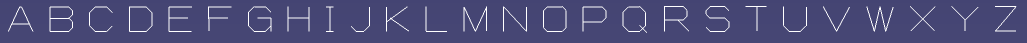
#> input picture font_yolo_trial/source_alphabet.png, 2053 x 85 px (shown at 1/2 size); its folder holds only this picture in this run
$ python prepare.py --source source_alphabet.png
#> lines starting #> are read from the running program, lines starting #| are printed output that depends on the picture; after the words box and inside, x2 and y2 are one past the last pixel; in counts of white or black regions, pixels touching at a corner belong together
"""Build a small, reproducible same-template CAD alphabet experiment."""

import argparse
import hashlib
import json
from pathlib import Path
import shutil
import string

import cv2
import numpy as np


LETTERS = string.ascii_uppercase
SPLITS = {"train": (312, 20261016), "val": (52, 20261017), "test": (78, 20261018)}
MIXED_SPLITS = {"train": (416, 20261116), "val": (78, 20261117), "test": (104, 20261118)}
ALPHANUMERIC_SPLITS = {"train": (520, 20261216), "val": (104, 20261217), "test": (130, 20261218)}
PUNCTUATION = ":-/.'"
PUNCTUATION_SPLITS = {"train": (624, 20261316), "val": (104, 20261317), "test": (130, 20261318)}
GLYPH_FILENAMES = dict(zip(PUNCTUATION, ("colon", "hyphen", "slash", "period", "apostrophe")))
SIZE = 384


def read_image(path):
    image = cv2.imdecode(np.fromfile(path, dtype=np.uint8), cv2.IMREAD_COLOR)
#> image is the input picture: shape (85, 2053, 3); mean B, G, R 121.3, 76.9, 76.9
    if image is None:
        raise ValueError(f"Cannot read image: {path}")
    return image


def write_image(path, image):
    success, encoded = cv2.imencode(".png", image)
    if not success:
        raise ValueError(f"Cannot encode image: {path}")
    path.parent.mkdir(parents=True, exist_ok=True)
    encoded.tofile(path)
    return hashlib.sha256(encoded.tobytes()).hexdigest()


def extract_glyphs(source, output, letters=LETTERS, class_offset=0, reference_char=None):
    image = read_image(source)
    white = (np.ptp(image.astype(np.int16), axis=2) < 15) & (image.mean(2) > 150)
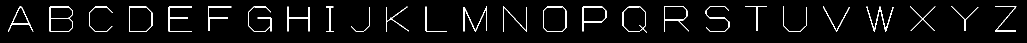
#> white: shape (85, 2053) bool (shown at 1/2 size); 4.1% white in thin lines or dots, all inside (x1, y1, x2, y2) = (16, 12, 2033, 66)
    columns = white.any(axis=0)
    edges = np.flatnonzero(np.diff(np.r_[False, columns, False].astype(np.int8)))
#> edges = 52 values from 16 to 2033
    spans = edges.reshape(-1, 2)
#> spans = 26 pairs, first value 16 to 1990, second value 67 to 2033
    if len(spans) != len(letters):
        raise ValueError(f"Expected {len(letters)} separate glyphs, found {len(spans)}")
    ref_index = letters.index(reference_char or ("0" if letters.isdigit() else ("H" if letters.isupper() else "h")))
    ref_left, ref_right = spans[ref_index]
#> ref_left = 575; ref_right = 619
    ref_ys = np.where(white[:, ref_left:ref_right])[0]
#> ref_ys = 278 values from 13 to 62
    baseline = int(ref_ys.max()) + 1
#> baseline = 63
    reference_height = baseline - int(ref_ys.min())
#> reference_height = 50
    background = np.median(image[~white], axis=0).astype(np.float32)
#> background = [116, 69, 69]
    alpha = np.clip(((image.astype(np.float32) - background) / (255 - background)).mean(2), 0, 1)
    alpha[alpha < 0.025] = 0
    glyphs, boxes = [], []
    for index, (letter, (left, right)) in enumerate(zip(letters, spans)):
        left, right = max(0, int(left) - 1), min(image.shape[1], int(right) + 1)
        ys, xs = np.where(alpha[:, left:right] > 0.04)
        top, bottom = max(0, int(ys.min()) - 1), min(image.shape[0], int(ys.max()) + 2)
        glyph = alpha[top:bottom, left:right].copy()
        glyphs.append({"alpha": glyph, "char": letter, "reference_height": reference_height,
                       "top_from_baseline": top - baseline})
        rgba = np.full((*glyph.shape, 4), 255, dtype=np.uint8)
        rgba[:, :, 3] = np.rint(glyph * 255).astype(np.uint8)
        filename = GLYPH_FILENAMES.get(letter, letter)
        write_image(output / "glyphs" / f"{class_offset + index:02d}_{filename}.png", rgba)
        boxes.append({"char": letter, "class_id": class_offset + index, "bbox_xyxy": [left, top, right, bottom],
                      "reference_char": letters[ref_index], "reference_height": reference_height,
                      "source_baseline_y": baseline, "normalized_crop_width": (right - left) / reference_height,
                      "normalized_top_from_baseline": (top - baseline) / reference_height,
                      "normalized_bottom_from_baseline": (bottom - baseline) / reference_height})
#> this loop made 26 passes
#> (letter, left, right, top, bottom, filename) on passes 1 to 12: ('A', 15, 68, 12, 64, 'A'), ('B', 98, 147, 12, 65, 'B'), ('C', 177, 226, 12, 65, 'C'), ('D', 257, 306, 12, 65, 'D'), ('E', 336, 385, 12, 65, 'E'), ('F', 415, 464, 12, 63, 'F'), ('G', 495, 544, 12, 65, 'G'), ('H', 574, 620, 12, 64, 'H'), ('I', 651, 668, 12, 65, 'I'), ('J', 701, 741, 13, 65, 'J'), ('K', 771, 819, 12, 64, 'K'), ('L', 850, 895, 12, 65, 'L')
#> pass 1, in extract_glyphs, `glyph = alpha[top:bottom, left:right].copy()`:
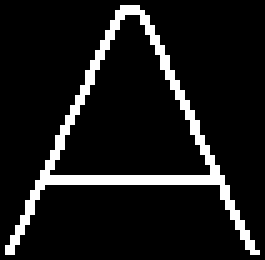
#> glyph: shape (52, 53) float32 (shown 5 times larger); values 0 (black) and 1 (white), 9.8% white in thin lines or dots
#> after the loop, boxes = 26 items; glyphs = 26 items
    return glyphs, boxes


def resize_glyph(glyph, cap_height, thickness):
    scale = cap_height / glyph["reference_height"]
    height, width = (max(2, round(value * scale)) for value in glyph["alpha"].shape)
    alpha = cv2.resize(glyph["alpha"], (width, height), interpolation=cv2.INTER_LINEAR)
    if thickness == 2:
        alpha = cv2.dilate(alpha, np.ones((2, 2), dtype=np.uint8))
    return alpha, round(glyph["top_from_baseline"] * scale)


def paste_glyph(image, alpha, x, y, foreground, class_id, row, char):
    height, width = alpha.shape
    patch = image[y:y + height, x:x + width]
    assert patch.shape[:2] == alpha.shape
    patch[:] = np.rint(patch * (1 - alpha[:, :, None]) + foreground * alpha[:, :, None]).astype(np.uint8)
    ys, xs = np.where(alpha > 0.06)
    box = [int(x + xs.min()), int(y + ys.min()), int(x + xs.max() + 1), int(y + ys.max() + 1)]
    if char in PUNCTUATION:
        # Ultralytics augmentation discards boxes with a side <=2px, even without a warp.
        for axis, limit in enumerate((image.shape[1], image.shape[0])):
            if box[axis + 2] - box[axis] < 4:
                start = max(0, min((box[axis] + box[axis + 2] - 4) // 2, limit - 4))
                box[axis], box[axis + 2] = start, start + 4
    return {"class_id": int(class_id), "char": char, "row": int(row), "bbox_xyxy": box}


def make_scene(glyphs, rng, blank=False):
    palettes = [(27, 31, 35), (105, 78, 75), (238, 241, 244), (225, 221, 213)]
    background = np.clip(np.array(palettes[int(rng.integers(len(palettes)))]) + rng.integers(-12, 13, 3), 0, 255)
    image = np.empty((SIZE, SIZE, 3), dtype=np.uint8)
    image[:] = background
    light = background.mean() > 150
    foreground = np.full(3, int(rng.integers(12, 48) if light else rng.integers(222, 256)))
    if len(glyphs) >= 62 and rng.random() < 0.25:
        background[:] = 255 if light else 0
        image[:] = background
        foreground[:] = 0 if light else 255
    clutter = tuple(int(v) for v in np.clip(background + (-1 if light else 1) * rng.integers(25, 85), 0, 255))
    for _ in range(int(rng.integers(1, 9))):
        start, end = rng.integers(0, SIZE, (2, 2)).tolist()
        cv2.line(image, start, end, clutter, 1, cv2.LINE_AA)
    for _ in range(int(rng.integers(0, 4))):
        center = tuple(int(v) for v in rng.integers(0, SIZE, 2))
        cv2.circle(image, center, int(rng.integers(8, 65)), clutter, 1, cv2.LINE_AA)
    objects = []
    if blank:
        return image, objects
    large = len(glyphs) >= 62 and rng.random() < 0.25
    rows = int(rng.integers(1, 3) if large else rng.integers(3, 5))
    band = (SIZE - 24) / rows
    for row in range(rows):
        count = int(rng.integers(2, 5) if large else rng.integers(5, 8))
        mode = int(rng.integers(0, 3)) if len(glyphs) == 52 else 0
        low, high = (0, len(glyphs)) if mode == 0 else ((0, 26) if mode == 1 else (26, 52))
        if len(glyphs) >= 62:
            mode = int(rng.integers(20))
            low, high = (0, 62) if mode < 14 else ((0, 52) if mode < 19 else (52, 62))
        classes = rng.integers(low, high, count)
        if len(glyphs) == 67:
            # Small punctuation needs enough positive examples alongside letters.
            positions = rng.choice(count, 1 + int(rng.random() < .4), replace=False)
            classes[positions] = rng.integers(62, 67, len(positions))
        if len(glyphs) >= 62:
            gaps = rng.integers(-2, 2 if rng.random() < 0.35 else 9, count - 1)
        else:
            gaps = rng.integers(0, 11, count - 1)
        if rng.random() < 0.4:
            gaps[int(rng.integers(count - 1))] += int(rng.integers(6, 14))
        height = int(rng.integers(60, 111) if large else rng.integers(26, 59))
        thickness = int(rng.integers(1, 3))
        while True:
            letters = [resize_glyph(glyphs[index], height, thickness) for index in classes]
            width = sum(alpha.shape[1] for alpha, offset in letters) + int(gaps.sum())
            if width <= SIZE - 24:
                break
            height -= 1
        assert height >= 26
        x = int(rng.integers(12, SIZE - width - 11))
        top = min(offset for alpha, offset in letters)
        bottom = max(offset + alpha.shape[0] for alpha, offset in letters)
        baseline = int(12 + row * band + rng.integers(0, max(1, int(band - (bottom - top) - 4)))) - top
        for index, (class_id, (alpha, offset)) in enumerate(zip(classes, letters)):
            objects.append(paste_glyph(image, alpha, x, baseline + offset, foreground, class_id, row, glyphs[class_id]["char"]))
            x += alpha.shape[1] + (int(gaps[index]) if index < count - 1 else 0)
    return image, objects


def yolo_labels(objects, width, height, class_count):
    lines = []
    for item in objects:
        x1, y1, x2, y2 = item["bbox_xyxy"]
        assert 0 <= x1 < x2 <= width and 0 <= y1 < y2 <= height
        values = [(x1 + x2) / (2 * width), (y1 + y2) / (2 * height), (x2 - x1) / width, (y2 - y1) / height]
        assert 0 <= item["class_id"] < class_count and all(0 < value <= 1 for value in values)
        lines.append(f"{item['class_id']} " + " ".join(f"{value:.8f}" for value in values))
    return "\n".join(lines) + ("\n" if lines else "")


def draw_preview(image, objects):
    preview = image.copy()
    for item in objects:
        x1, y1, x2, y2 = item["bbox_xyxy"]
        cv2.rectangle(preview, (x1, y1), (x2 - 1, y2 - 1), (0, 155, 255), 1)
        cv2.putText(preview, item["char"], (x1, max(10, y1 - 2)), cv2.FONT_HERSHEY_SIMPLEX, 0.3, (0, 155, 255), 1)
    return cv2.resize(preview, (256, 256), interpolation=cv2.INTER_AREA)


def make_demo(glyphs, output):
    names = "".join(glyph["char"] for glyph in glyphs)
    texts = ["Spline", "FLEECE TAPE", "ColdMelt", "splice point"] if len(glyphs) == 52 else ["SPLINE", "FLEECE TAPE", "COLDMELT", "SPLICE POINT"]
    if len(glyphs) == 62:
        texts = ["Abc123", "FLEECE TAPE", "xY789", "456O0lI1"]
    elif len(glyphs) == 67:
        texts = ["PNO:SA-C8D", "A/B.12'", "xY-789", "0O:lI1."]
    backgrounds = [(105, 78, 75), (28, 32, 38), (240, 242, 245), (105, 78, 75)]
    image = np.zeros((384, 640, 3), dtype=np.uint8)
    objects, rows = [], []
    for row, (text, background) in enumerate(zip(texts, backgrounds)):
        image[row * 96:(row + 1) * 96] = background
        foreground = np.full(3, 20 if sum(background) > 450 else 250)
        letters = [None if char == " " else resize_glyph(glyphs[names.index(char)], 44, 1 + row % 2) for char in text]
        width = sum(23 if letter is None else letter[0].shape[1] + 3 for letter in letters) - 3
        x, baseline = (640 - width) // 2, row * 96 + 70
        row_objects = []
        for char, letter in zip(text, letters):
            if letter is None:
                x += 23
                continue
            alpha, offset = letter
            item = paste_glyph(image, alpha, x, baseline + offset, foreground, names.index(char), row, char)
            row_objects.append(item)
            objects.append(item)
            x += alpha.shape[1] + 3
        rows.append({"row": row, "text": text, "bbox_xyxy": [min(o["bbox_xyxy"][0] for o in row_objects), min(o["bbox_xyxy"][1] for o in row_objects), max(o["bbox_xyxy"][2] for o in row_objects), max(o["bbox_xyxy"][3] for o in row_objects)]})
    write_image(output / "demo_spline.png", image)
    yolo_labels(objects, 640, 384, len(glyphs))
    truth = {"image": "demo_spline.png", "width": 640, "height": 384, "rows": rows, "objects": objects,
             "evaluation_scope": "Synthetic demonstration using the same source glyph templates as training; not an independent real-world test."}
    (output / "demo_truth.json").write_text(json.dumps(truth, indent=2), encoding="utf-8")


def prepare(source, output, lower_source=None, digit_source=None, punctuation_source=None):
    output.mkdir(parents=True, exist_ok=True)
    glyphs, boxes = extract_glyphs(source, output)
#> glyphs = 26 items; boxes = 26 items
    source_copy = output / "source_alphabet.png"
    if source.resolve() != source_copy.resolve():
        shutil.copy2(source, source_copy)
    sources = [{"path": str(source.resolve()), "copy": source_copy.name,
                "sha256": hashlib.sha256(source.read_bytes()).hexdigest(), "classes": list(LETTERS)}]
    if lower_source:
        lower_glyphs, lower_boxes = extract_glyphs(lower_source, output, string.ascii_lowercase, 26)
        glyphs.extend(lower_glyphs)
        boxes.extend(lower_boxes)
        lower_copy = output / "source_lowercase.png"
        if lower_source.resolve() != lower_copy.resolve():
            shutil.copy2(lower_source, lower_copy)
        sources.append({"path": str(lower_source.resolve()), "copy": lower_copy.name,
                        "sha256": hashlib.sha256(lower_source.read_bytes()).hexdigest(), "classes": list(string.ascii_lowercase)})
    if digit_source:
        if not lower_source:
            raise ValueError("Digit training requires --lower-source for the 62-class alphabet")
        digit_glyphs, digit_boxes = extract_glyphs(digit_source, output, string.digits, 52)
        glyphs.extend(digit_glyphs)
        boxes.extend(digit_boxes)
        digit_copy = output / "source_digits.png"
        if digit_source.resolve() != digit_copy.resolve():
            shutil.copy2(digit_source, digit_copy)
        sources.append({"path": str(digit_source.resolve()), "copy": digit_copy.name,
                        "sha256": hashlib.sha256(digit_source.read_bytes()).hexdigest(), "classes": list(string.digits)})
    if punctuation_source:
        if not digit_source:
            raise ValueError("Punctuation training requires both alphabet cases and digits")
        punctuation_glyphs, punctuation_boxes = extract_glyphs(
            punctuation_source, output, PUNCTUATION, 62, reference_char="/")
        glyphs.extend(punctuation_glyphs)
        boxes.extend(punctuation_boxes)
        punctuation_copy = output / "source_punctuation.png"
        if punctuation_source.resolve() != punctuation_copy.resolve():
            shutil.copy2(punctuation_source, punctuation_copy)
        sources.append({"path": str(punctuation_source.resolve()), "copy": punctuation_copy.name,
                        "sha256": hashlib.sha256(punctuation_source.read_bytes()).hexdigest(),
                        "classes": list(PUNCTUATION)})
    names = [glyph["char"] for glyph in glyphs]
#> names = 26 items, first 6: 'A', 'B', 'C', 'D', 'E', 'F'
    assert len(names) == len(set(names)) == (67 if punctuation_source else (62 if digit_source else (52 if lower_source else 26)))
    splits = PUNCTUATION_SPLITS if punctuation_source else (ALPHANUMERIC_SPLITS if digit_source else (MIXED_SPLITS if lower_source else SPLITS))
    all_hashes, split_info, previews = set(), {}, []
    for split, (count, seed) in splits.items():
        rng = np.random.default_rng(seed)
        image_dir, label_dir = output / "images" / split, output / "labels" / split
        image_dir.mkdir(parents=True, exist_ok=True)
        label_dir.mkdir(parents=True, exist_ok=True)
        blank_indices = set(rng.choice(count, round(count * 0.1), replace=False).tolist())
        class_counts = np.zeros(len(glyphs), dtype=int)
        hashes = []
        for index in range(count):
            image, objects = make_scene(glyphs, rng, index in blank_indices)
            name = f"{split}_{index:04d}"
            digest = write_image(image_dir / f"{name}.png", image)
            assert digest not in all_hashes, "Duplicate scene across train/validation/test"
            all_hashes.add(digest)
            hashes.append(digest)
            label_text = yolo_labels(objects, SIZE, SIZE, len(glyphs))
            (label_dir / f"{name}.txt").write_text(label_text, encoding="utf-8")
            for item in objects:
                class_counts[item["class_id"]] += 1
            if split == "train" and len(previews) < 8:
                previews.append(draw_preview(image, objects))
        assert (class_counts > 0).all(), f"Missing classes in {split}"
        split_info[split] = {"images": count, "negative_images": len(blank_indices), "seed": seed,
                             "objects": int(class_counts.sum()), "class_counts": dict(zip(names, class_counts.tolist())),
                             "image_sha256": hashes}
#> this loop made 3 passes
#> pass 1, in paste_glyph (call 5), `patch = image[y:y + height, x:x + width]`:
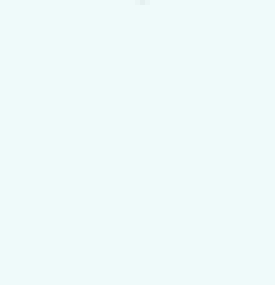
#> patch: shape (57, 55, 3) (shown 5 times larger); mean of channels 0, 1, 2 250, 250, 239; drawn as B, G, R
#> after the loop:
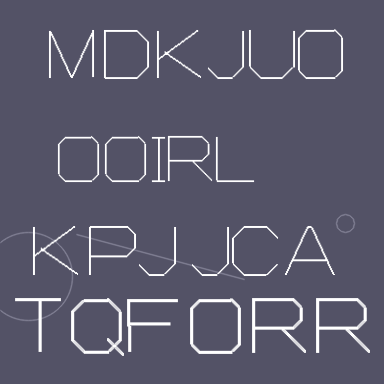
#> image: shape (384, 384, 3); mean of channels 0, 1, 2 109.3, 90.2, 91.2; drawn as B, G, R
    sheet = np.concatenate([np.concatenate(previews[:4], axis=1), np.concatenate(previews[4:8], axis=1)], axis=0)
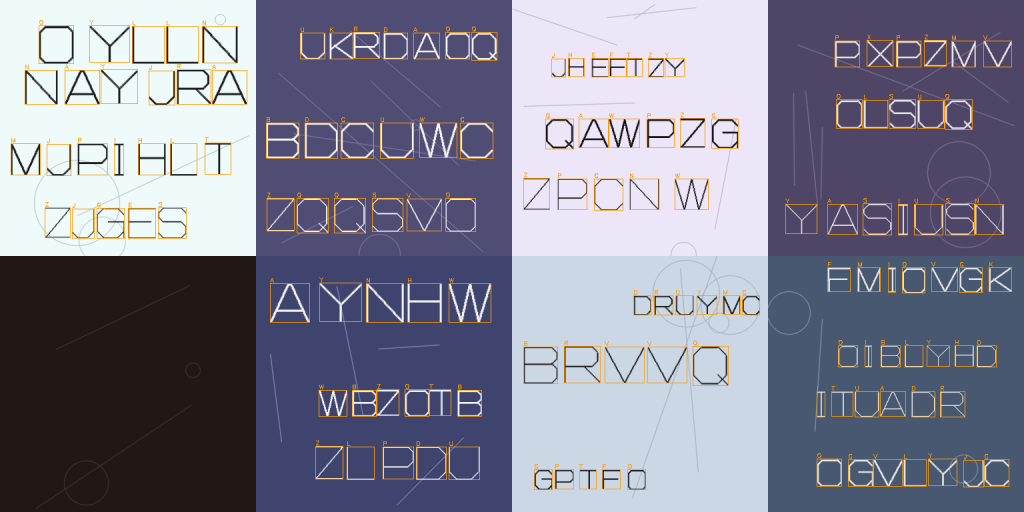
#> sheet: shape (512, 1024, 3); mean of channels 0, 1, 2 145, 128.3, 128.5; drawn as B, G, R
    write_image(output / "dataset_preview.png", sheet)
    make_demo(glyphs, output)
#> the loop in make_demo, `for row, (text, background) in enumerate(zip(texts, backgrounds)):` made 4 passes
#> (text, background) on passes 1 to 4: ('SPLINE', (105, 78, 75)), ('FLEECE TAPE', (28, 32, 38)), ('COLDMELT', (240, 242, 245)), ('SPLICE POINT', (105, 78, 75))
#> pass 1, in resize_glyph (call 13769), `alpha = cv2.resize(glyph["alpha"], (width, height), interpolation=cv2...`:
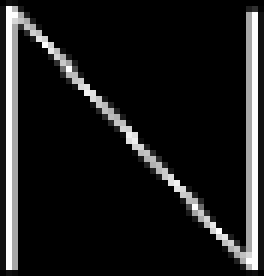
#> alpha: shape (46, 44) float32 (shown 6 times larger); min 0, max 1, mean 0.111
#> after the loop in make_demo, `for row, (text, background) in enumerate(zip(texts, backgrounds)):`:
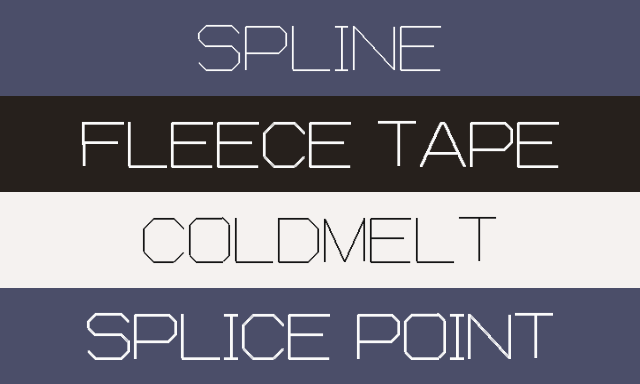
#> image: shape (384, 640, 3); mean of channels 0, 1, 2 124, 112.5, 113.2; drawn as B, G, R
    yaml = f"path: {json.dumps(output.resolve().as_posix(), ensure_ascii=False)}\ntrain: images/train\nval: images/val\ntest: images/test\nnames:\n"
    yaml += "".join(f"  {index}: {json.dumps(letter)}\n" for index, letter in enumerate(names))
    (output / "data.yaml").write_text(yaml, encoding="utf-8")
    # shortcut: one source template per class; add independent real CAD screenshots before claiming deployment performance.
    manifest = {"source": str(source.resolve()), "source_copy": "source_alphabet.png",
                "source_sha256": hashlib.sha256(source.read_bytes()).hexdigest(), "sources": sources, "source_glyph_boxes": boxes,
                "classes": names, "image_size": [SIZE, SIZE], "splits": split_info,
                "glyph_geometry": "Common row cap/ascender height from H/h/0 and punctuation slash. Source-relative small marks, x-height and descenders retained; baseline is the reference character's exclusive stroke bottom. Thin punctuation label boxes have minimum 4px sides to survive augmentation; pixels are unchanged.",
                "scope": "Same-template synthetic feasibility experiment only.",
                "limitations": [f"All splits reuse the same {len(glyphs)} glyph templates from {len(sources)} source image(s).",
                                "Disjoint scene hashes and random seeds do not create independent font or drawing samples.",
                                "Synthetic metrics cannot establish performance on unseen real CAD drawings.",
                                "Only five supplied punctuation marks; no Korean or other fonts are represented." if punctuation_source else ("No punctuation or other fonts are represented." if digit_source else ("No digits, punctuation, or other fonts are represented." if lower_source else "No digits, lowercase letters, punctuation, or other fonts are represented.")),
                                "Demo image also reuses the training glyph templates."],
                "checks": {"glyph_count": len(glyphs), "all_classes_present_per_split": True,
                           "labels_within_image": True, "unique_scene_hashes": len(all_hashes),
                           "scene_splits_disjoint": True}}
    (output / "manifest.json").write_text(json.dumps(manifest, ensure_ascii=False, indent=2), encoding="utf-8")
    print(json.dumps({"output": str(output.resolve()), "splits": {split: {k: v for k, v in info.items() if k in ("images", "negative_images", "objects")} for split, info in split_info.items()}, "checks": manifest["checks"]}, indent=2))
#> (printed output is left out)


if __name__ == "__main__":
    parser = argparse.ArgumentParser(description=__doc__)
    parser.add_argument("--source", required=True, type=Path)
    parser.add_argument("--lower-source", type=Path)
    parser.add_argument("--digit-source", type=Path)
    parser.add_argument("--punctuation-source", type=Path)
    parser.add_argument("--output", type=Path)
    args = parser.parse_args()
    default_output = Path(__file__).resolve().parent
    if args.punctuation_source:
        default_output /= "punctuation"
    elif args.digit_source:
        default_output /= "alphanumeric"
    elif args.lower_source:
        default_output /= "mixed"
    prepare(args.source, args.output or default_output, args.lower_source, args.digit_source, args.punctuation_source)
